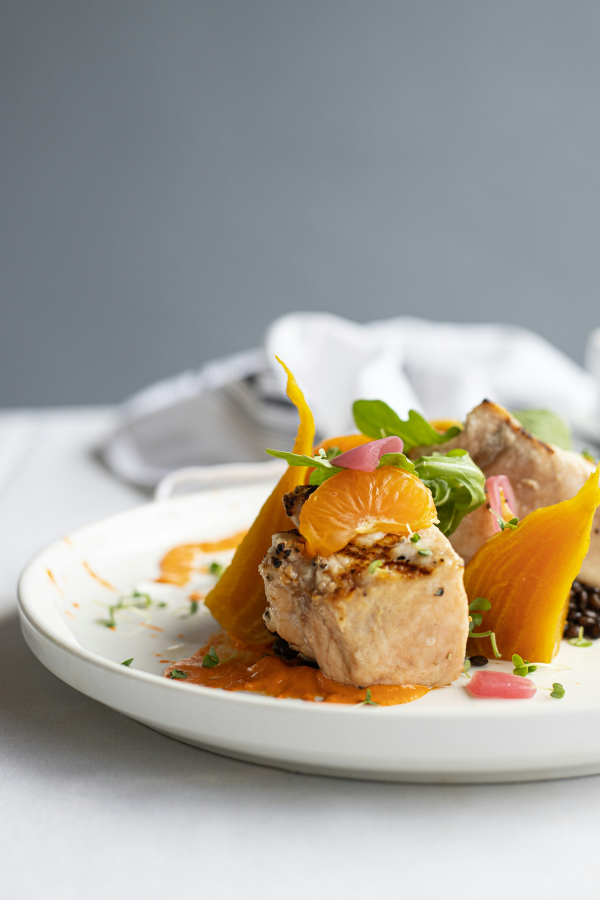
#> input picture _final/hi_porkbelly.jpg, 1800 x 2700 px, found by its file name (shown at 1/3 size)
$ python new.py
#> lines starting #> are read from the running program, lines starting #| are printed output that depends on the picture
from PIL import Image, ImageDraw, ImageFont
import os
files=['hi_porkbelly.jpg','hi_samosa.jpg','hi_biryani.jpg','hi_naan.jpg','hi_dining_dark.jpg']
font=ImageFont.truetype(r'C:\Windows\Fonts\arialbd.ttf',22)
cw,ch=420,400
sheet=Image.new('RGB',(cw*3,ch*2),'#111'); d=ImageDraw.Draw(sheet)
#> after `sheet = Image.new('RGB', (cw * 3, ch * 2), '#111')`: sheet: PIL image 1260x800 RGB; every value is 17
for k,fn in enumerate(files):
    im=Image.open('_final/'+fn).convert('RGB'); im.thumbnail((cw-8,ch-34))
#> further down, im is the input picture: PIL image 1800x2700 RGB; mean R, G, B 166.8, 161, 149.8
#> after `im.thumbnail((cw - 8, ch - 34))`:
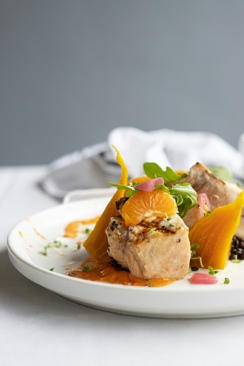
#> im: PIL image 244x366 RGB; mean R, G, B 166.7, 160.9, 149.7
    x=(k%3)*cw; y=(k//3)*ch
    sheet.paste(im,(x+(cw-im.width)//2,y+2))
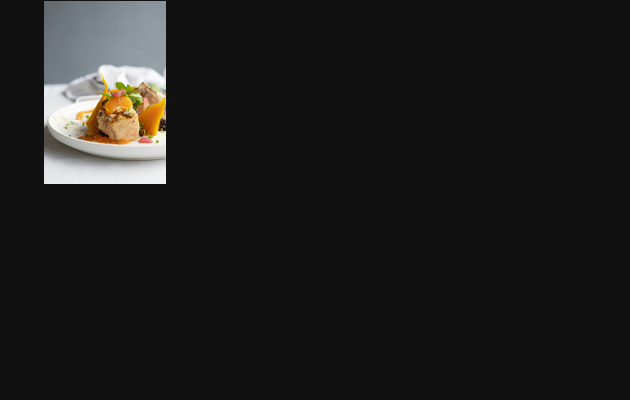
#> sheet: PIL image 1260x800 RGB (shown at 1/2 size); mean R, G, B 30.3, 29.7, 28.8
    d.rectangle([x,y+ch-30,x+cw,y+ch],fill='#000'); d.text((x+6,y+ch-27),fn[3:-4],font=font,fill='#fff')
#> pass 2 of the loop `for k,fn in enumerate(files):`:
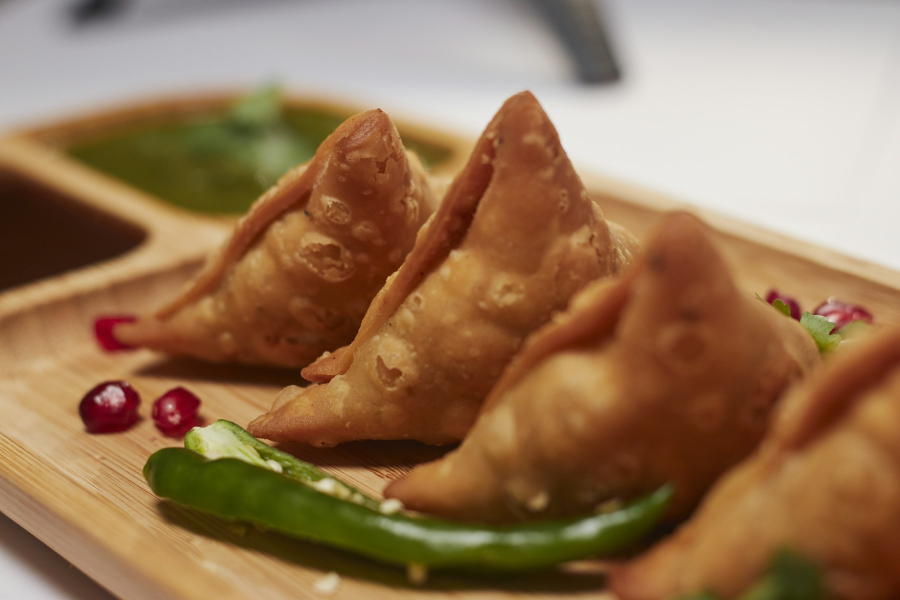
#> input picture _final/hi_samosa.jpg, 1800 x 1200 px, found by its file name (shown at 1/2 size)
#> im is the input picture: PIL image 1800x1200 RGB; mean R, G, B 150.2, 117.3, 85.4
#> `im.thumbnail((cw - 8, ch - 34))`:
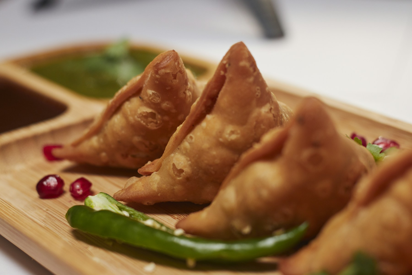
#> im: PIL image 412x275 RGB; mean R, G, B 150.3, 117.4, 85.5
#> `sheet.paste(im,(x+(cw-im.width)//2,y+2))`:
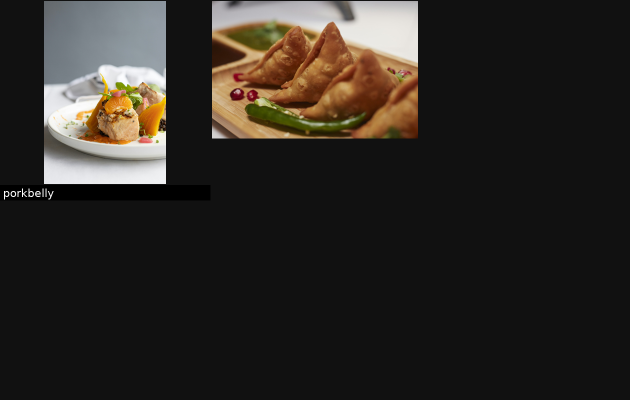
#> sheet: PIL image 1260x800 RGB (shown at 1/2 size); mean R, G, B 45.2, 40.9, 36.4
#> pass 3 of the loop `for k,fn in enumerate(files):`:
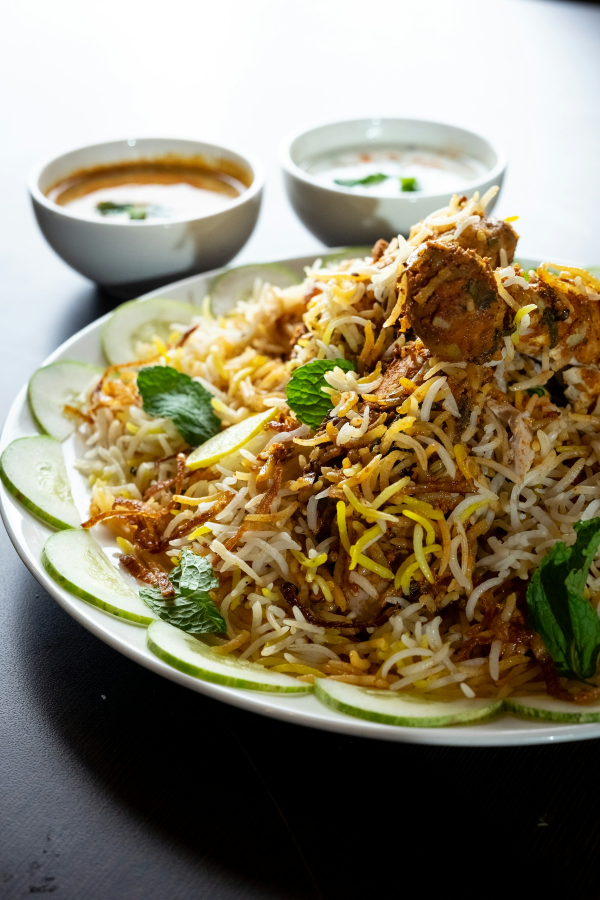
#> input picture _final/hi_biryani.jpg, 1800 x 2700 px, found by its file name (shown at 1/3 size)
#> im is the input picture: PIL image 1800x2700 RGB; mean R, G, B 139.8, 130.2, 105.8
#> `im.thumbnail((cw - 8, ch - 34))`:
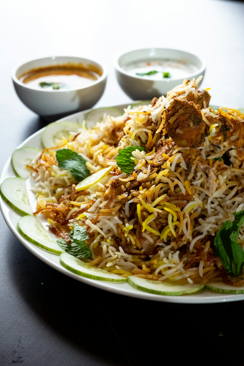
#> im: PIL image 244x366 RGB; mean R, G, B 139.7, 130.1, 105.8
#> `sheet.paste(im,(x+(cw-im.width)//2,y+2))`:
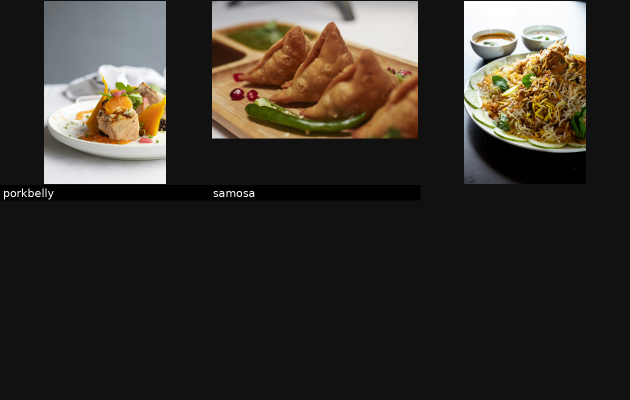
#> sheet: PIL image 1260x800 RGB (shown at 1/2 size); mean R, G, B 55.9, 50.9, 44.1
#> the loop made 5 passes; the first 3 are shown
sheet.save('_final/new.jpg',quality=85)
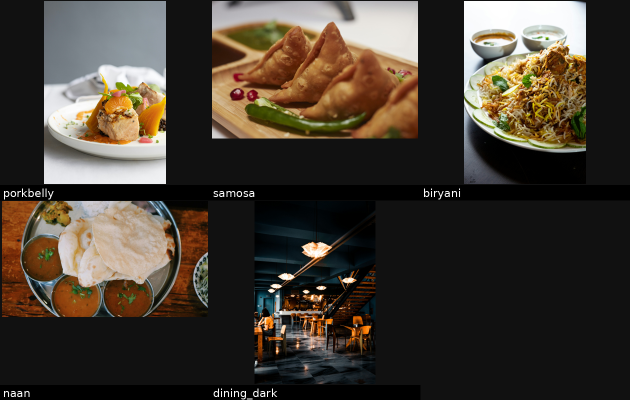
#> saved as new.jpg: PIL image 1260x800 RGB (shown at 1/2 size); mean R, G, B 68, 59.9, 50.4
